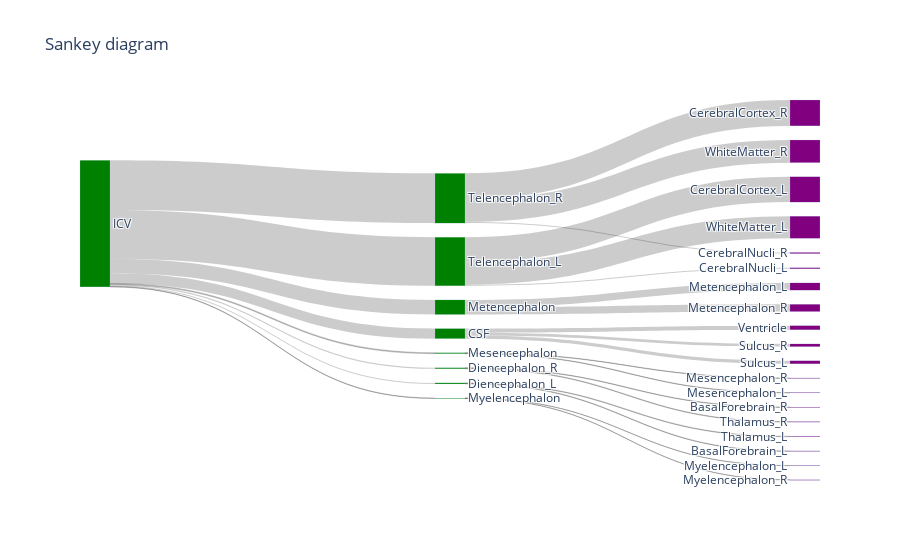

The cell this chart's notebook holds for it:
### Code cell
def genSankey(dig_pan,dcols=[],vcols='',title='Sankey Plot in Python'):
    label = []
    color = ["green","purple"]
    cols = []
    for i in dcols:
        label0 =  list(set(dig_pan[i].values))
        cols.append(len(label0))
        label = label + label0
        
    #Define the unique label variable   
    label = list(dict.fromkeys(label))

    #Define the color variable
    colorsnum = []
    for ind, coln in enumerate(cols):
        colorsnum = colorsnum + [color[ind]]*coln
        
    #Define the pairs of source & target
    for a in range(len(dcols)-1):
        if a==0:
            sourcetar = dig_pan[[dcols[a],dcols[a+1],vcols]]
            sourcetar.columns = ['source','target','value_num']
        else:
            tdat = dig_pan[[dcols[a],dcols[a+1],vcols]]
            tdat.columns = ['source','target','value_num']
            sourcetar = pd.concat([sourcetar,tdat])
        sourcetar = sourcetar.groupby(['source','target']).agg({'value_num':'sum'}).reset_index()
        
    #Define index for the source and target
    sourcetar['sourceind'] = sourcetar['source'].apply(lambda x: label.index(x))
    sourcetar['targetind'] = sourcetar['target'].apply(lambda x: label.index(x))
    
    # creating the sankey diagram
    figdf = dict(type='sankey', node = dict(pad = 20, thickness = 30,line = dict(width = 0.2,color = "lightblue"),
                                            label = label, color = colorsnum),link = dict(
        source = sourcetar['sourceind'],
        target = sourcetar['targetind'],
        value = sourcetar['value_num']))
    layout =  dict(title = "Sankey diagram",font = dict(size = 12))
    fig = dict(data=[figdf], layout=layout)
    return fig

#Display the figure 
fdat = genSankey(dig_pan, dcols=['source','target'],vcols='comp')
fig = go.Figure(fdat)
fig.show()
#save this file as a standalong html file:
fig.write_html("Sankey_diagram.html")
display.Image("sankey.png")

### Figure 1 — Plotly figure (JSON) as saved in the notebook; plotly's stock layout.template omitted (floating-point values rounded to 4 significant figures)
{"data": [{"link": {"source": [7, 7, 7, 6, 6, 2, 2, 5, 5, 5, 5, 5, 5, 5, 5, 3, 3, 1, 1, 0, 0, 4, 4, 4, 8, 8, 8], "target": [13, 10, 18, 23, 21, 17, 19, 7, 6, 2, 3, 1, 0, 4, 8, 16, 11, 14, 15, 12, 26, 25, 24, 20, 22, 27, 9], "value": [0.02458, 0.02171, 0.03313, 0.00396, 0.004588, 0.003753, 0.004609, 0.07942, 0.008548, 0.008362, 0.00743, 0.1153, 0.003599, 0.3842, 0.3931, 0.003577, 0.003853, 0.05751, 0.05781, 0.001738, 0.001861, 0.2004, 0.008956, 0.1749, 0.2046, 0.00946, 0.179]}, "node": {"color": ["green", "green", "green", "green", "green", "green", "green", "green", "green", "purple", "purple", "purple", "purple", "purple", "purple", "purple", "purple", "purple", "purple", "purple", "purple", "purple", "purple", "purple", "purple", "purple", "purple", "purple", "purple", "purple", "purple", "purple", "purple", "purple", "purple", "purple"], "label": ["Myelencephalon", "Metencephalon", "Diencephalon_R", "Mesencephalon", "Telencephalon_L", "ICV", "Diencephalon_L", "CSF", "Telencephalon_R", "WhiteMatter_R", "Sulcus_R", "Mesencephalon_R", "Myelencephalon_L", "Sulcus_L", "Metencephalon_L", "Metencephalon_R", "Mesencephalon_L", "BasalForebrain_R", "Ventricle", "Thalamus_R", "WhiteMatter_L", "Thalamus_L", "CerebralCortex_R", "BasalForebrain_L", "CerebralNucli_L", "CerebralCortex_L", "Myelencephalon_R", "CerebralNucli_R"], "line": {"color": "lightblue", "width": 0.2}, "pad": 20, "thickness": 30}, "type": "sankey"}], "layout": {"font": {"size": 12}, "title": {"text": "Sankey diagram"}}}
